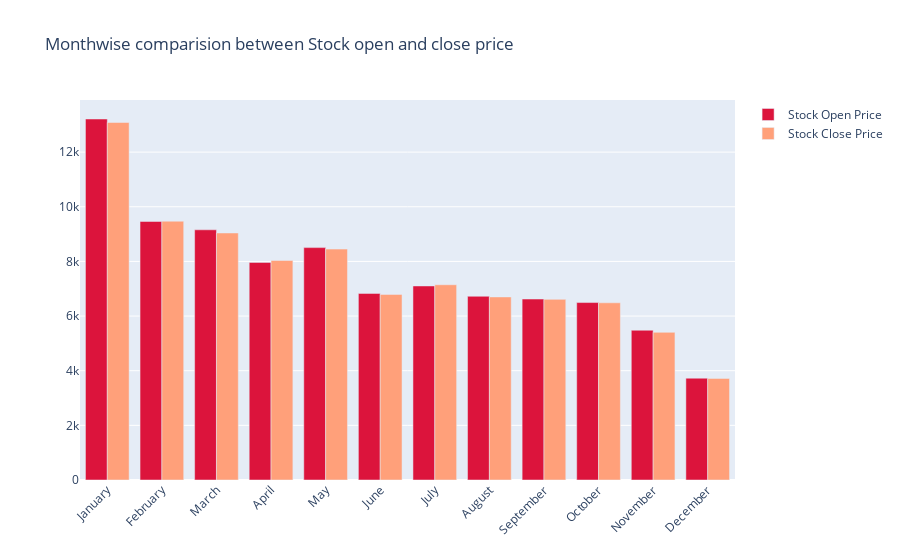

This figure's notebook cell:
### Code cell
fig = go.Figure()

fig.add_trace(go.Bar(
    x=monthwise.index,
    y=monthwise['Open'],
    name='Stock Open Price',
    marker_color='crimson'
))
fig.add_trace(go.Bar(
    x=monthwise.index,
    y=monthwise['Close'],
    name='Stock Close Price',
    marker_color='lightsalmon'
))

fig.update_layout(barmode='group', xaxis_tickangle=-45, 
                  title='Monthwise comparision between Stock open and close price')
fig.show()

### Figure 1 — Plotly figure (JSON) as saved in the notebook; plotly's stock layout.template omitted (floating-point values rounded to 4 significant figures)
{"data": [{"marker": {"color": "crimson"}, "name": "Stock Open Price", "type": "bar", "x": ["January", "February", "March", "April", "May", "June", "July", "August", "September", "October", "November", "December"], "y": [13210.0, 9462.0, 9157.0, 7964.0, 8505.0, 6829.0, 7101.0, 6724.0, 6623.0, 6494.0, 5482.0, 3726.0]}, {"marker": {"color": "lightsalmon"}, "name": "Stock Close Price", "type": "bar", "x": ["January", "February", "March", "April", "May", "June", "July", "August", "September", "October", "November", "December"], "y": [13090.0, 9472.0, 9041.0, 8034.0, 8451.0, 6794.0, 7146.0, 6700.0, 6611.0, 6485.0, 5404.0, 3717.0]}], "layout": {"barmode": "group", "title": {"text": "Monthwise comparision between Stock open and close price"}, "xaxis": {"tickangle": -45}}}
